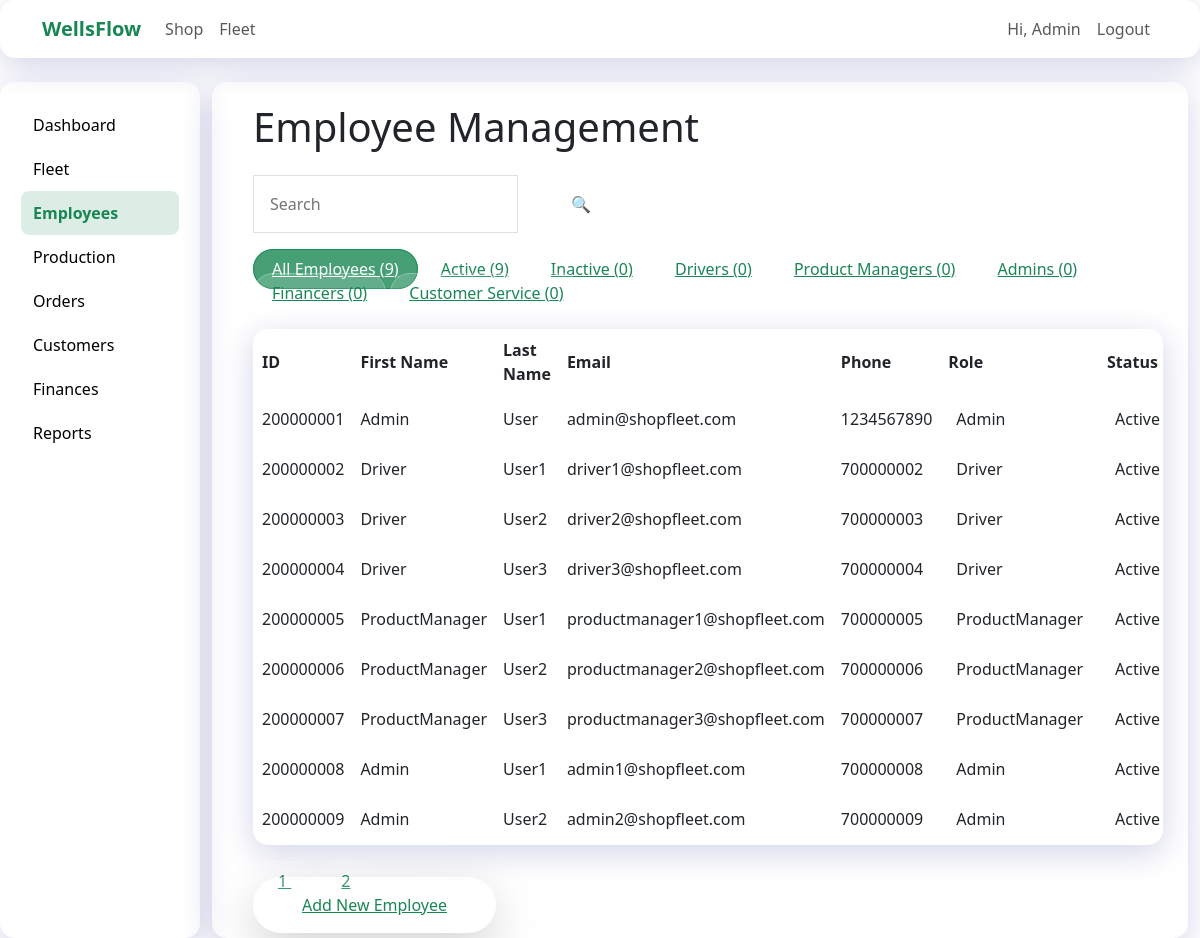
/employees (signed in), run on an earlier commit of the app's database.
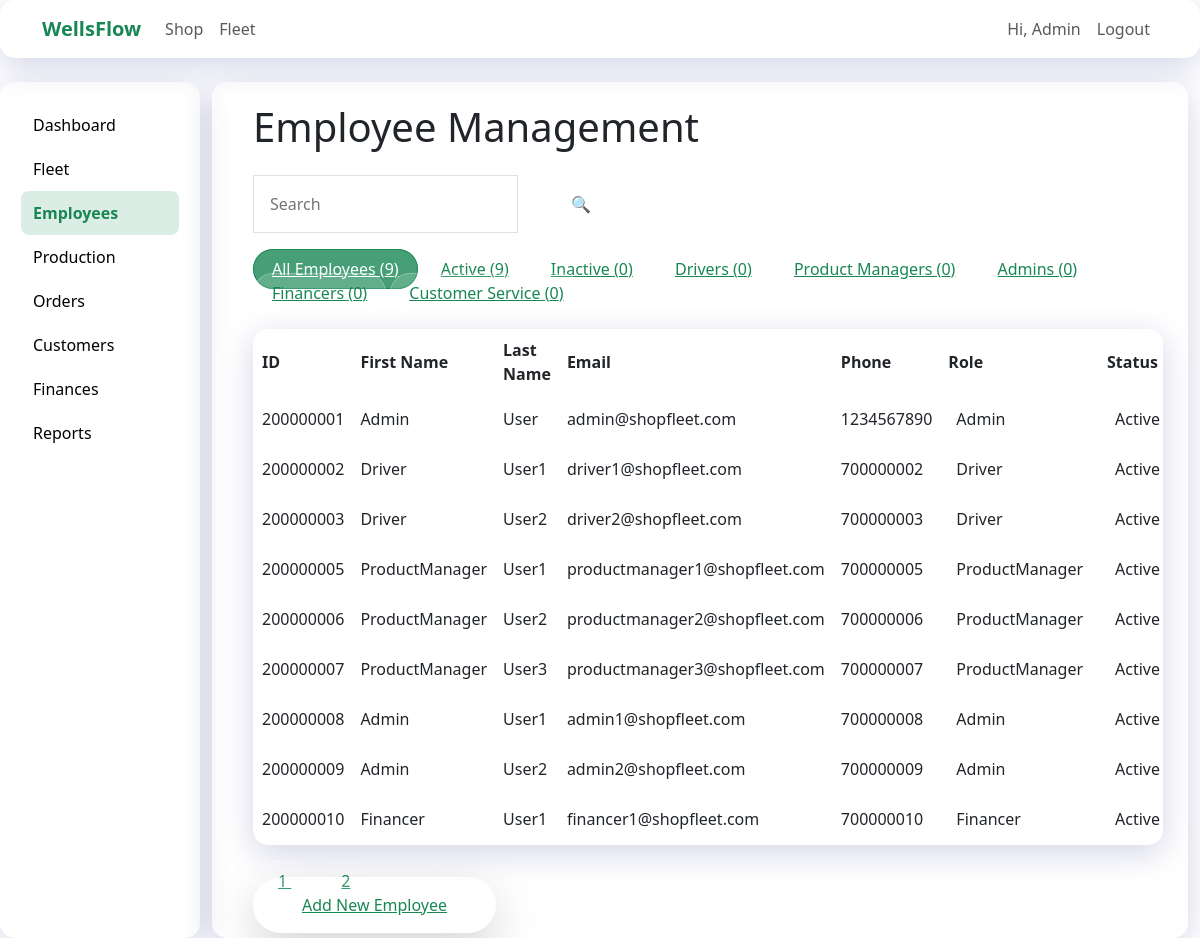
And on a later commit of the database.
### tables this page shows
CREATE TABLE `Employees` (
	`employee_id` integer primary key NOT NULL UNIQUE,
	`first_name` TEXT NOT NULL,
	`last_name` TEXT NOT NULL,
	`phone_number` INTEGER NOT NULL,
	`email` TEXT NOT NULL UNIQUE,
	`password` TEXT NOT NULL,
	`otp` TEXT NOT NULL,
	`otp_timestamp` REAL NOT NULL,
	`location` TEXT NOT NULL,
	`role` TEXT NOT NULL DEFAULT 'Customer',
	`status` TEXT NOT NULL DEFAULT 'Inactive',
	`last_login` REAL NOT NULL
, username TEXT);

### routes/employees.py (the view)
@employees_bp.route("/employees")
@login_required
def employees_home():
    if current_user.role != "Admin":
        flash("⛔ Access denied. Admins only.", "error")
        return redirect(url_for("home"))
    search = request.args.get("search", "")
    filter_role = request.args.get("filter", "")
    page = int(request.args.get("page", 1))
    per_page = 9
    offset = (page - 1) * per_page
    conn = get_db_connection()
    query = """
        SELECT employee_id AS id,
               first_name AS fname,
               last_name AS lname,
               phone_number,
               email,
               role,
               status
        FROM Employees
    """
    params = []
    where_clauses = []
    if search:
        where_clauses.append("(first_name LIKE ? OR last_name LIKE ?)")
        params.extend([f"%{search}%", f"%{search}%"])
    valid_status_filters = ["Active", "On-leave", "Off", "Inactive"]
    if filter_role in valid_status_filters:
        where_clauses.append("status = ?")
        params.append(filter_role)
    else:
        role_map = {
            "Drivers": "Driver",
            "Product Managers": "Product Manager",
            "Admins": "Admin",
            "Financers": "Financer",
            "Customer Service": "Customer Service"
        }
        db_role = role_map.get(filter_role, filter_role)
        if db_role:
            where_clauses.append("role = ?")
            params.append(db_role)
    if where_clauses:
        query += " WHERE " + " AND ".join(where_clauses)
    query += " LIMIT ? OFFSET ?"
    params.extend([per_page, offset])
    employees = conn.execute(query, params).fetchall()
    count_query = "SELECT COUNT(*) FROM Employees"
    count_params = []
    count_where_clauses = []
    if search:
        count_where_clauses.append("(first_name LIKE ? OR last_name LIKE ?)")
        count_params.extend([f"%{search}%", f"%{search}%"])
    if filter_role in valid_status_filters:
        count_where_clauses.append("status = ?")
        count_params.append(filter_role)
    else:
        db_role = role_map.get(filter_role, filter_role)
        if db_role:
            count_where_clauses.append("role = ?")
            count_params.append(db_role)
    if count_where_clauses:
        count_query += " WHERE " + " AND ".join(count_where_clauses)
    total = conn.execute(count_query, count_params).fetchone()[0]
    conn.close()
    total_pages = (total // per_page) + (1 if total % per_page else 0)
    current_filter = filter_role
    return render_template(
        "fleet/adminside_fleet/employees.html",
        employees=employees,
        search=search,
        current_filter=current_filter,
        filter_role=filter_role,
        page=page,
        total_pages=total_pages
    )

### app.py (called while the page is built)
@login_manager.user_loader
def load_user(user_id):
    conn = sqlite3.connect(shopfleetdb)
    conn.row_factory = sqlite3.Row
    cursor = conn.cursor()
    cursor.execute(
        "SELECT user_id, first_name, last_name, email, 'customer' as role FROM Users WHERE user_id = ?",
        (user_id,),
    )
    row = cursor.fetchone()
    if row:
        conn.close()
        return UserObject(row['user_id'], row['first_name'], row['last_name'], row['email'], row['role'])
    cursor.execute(
        "SELECT employee_id, first_name, last_name, email, role, username FROM Employees WHERE employee_id = ?",
        (user_id,),
    )
    row = cursor.fetchone()
    conn.close()
    if row:
        return UserObject(row['employee_id'], row['first_name'], row['last_name'], row['email'], row['role'], row['username'])
    return None

### routes/employees.py (called while the page is built)
def get_db_connection():
    conn = sqlite3.connect(DB_PATH)
    conn.row_factory = sqlite3.Row
    return conn

### user_object.py (called while the page is built)
    @property
    def fname(self):
        if self.role != 'customer' and self.username:
            return self.username
        return self.first_name

### templates/fleet/adminside_fleet/employees.html (shortened to what this page needs)
{% extends "layout.html" %}
{% block content %}
<div class="container mx-2 sm:mx-4 md:mx-6 lg:mx-8 xl:mx-12 p-6 relative">
  <h1 class="text-3xl font-bold text-gray-800 mb-4">Employee Management</h1>
<div class="flex flex-col md:flex-row justify-between items-center mb-4 gap-2">
  <form method="GET" class="w-full md:w-2/3">
    <div class="flex gap-2">
      <input type="text" name="search" placeholder="Search" value="{{ search or '' }}"
             class="flex-1 p-3 rounded-full bg-white/20 backdrop-blur-md border border-white/20 focus:outline-none focus:ring-2 focus:ring-green-500 text-gray-800">
      <button type="submit" class="btn-glass px-5 py-3 bg-blue-600 hover:bg-blue-700 text-white rounded-full">
        🔍
      </button>
    </div>
  </form>
</div>
  {% set total_emp = employees|length %}
  {% set active_emp = employees|selectattr("status", "equalto", "Active")|list|length %}
  {% set roles = employees|groupby("role")|list|length %}
  <div class="flex flex-wrap gap-2 mb-4">
    <a href="{{ url_for('employees.employees_home') }}" class="btn-glass {{ 'active' if not current_filter else '' }}">All Employees ({{ total_emp }})</a>
    <a href="{{ url_for('employees.employees_home', filter='Active') }}" class="btn-glass {{ 'active' if current_filter == 'Active' else '' }}">Active ({{ active_emp }})</a>
    <a href="{{ url_for('employees.employees_home', filter='Inactive') }}" class="btn-glass {{ 'active' if current_filter == 'Inactive' else '' }}">Inactive ({{ total_emp - active_emp }})</a>
    <a href="{{ url_for('employees.employees_home', filter='Drivers') }}" class="btn-glass {{ 'active' if current_filter == 'Drivers' else '' }}">Drivers ({{ employees|selectattr("role", "equalto", "Drivers")|list|length }})</a>
    <a href="{{ url_for('employees.employees_home', filter='Product Managers') }}" class="btn-glass {{ 'active' if current_filter == 'Product Managers' else '' }}">Product Managers ({{ employees|selectattr("role", "equalto", "Product Managers")|list|length }})</a>
    <a href="{{ url_for('employees.employees_home', filter='Admins') }}" class="btn-glass {{ 'active' if current_filter == 'Admins' else '' }}">Admins ({{ employees|selectattr("role", "equalto", "Admins")|list|length }})</a>
    <a href="{{ url_for('employees.employees_home', filter='Financers') }}" class="btn-glass {{ 'active' if current_filter == 'Financers' else '' }}">Financers ({{ employees|selectattr("role", "equalto", "Financers")|list|length }})</a>
    <a href="{{ url_for('employees.employees_home', filter='Customer Service') }}" class="btn-glass {{ 'active' if current_filter == 'Customer Service' else '' }}">Customer Service ({{ employees|selectattr("role", "equalto", "Customer Service")|list|length }})</a>
  </div>
  <div class="glass-card overflow-x-auto rounded-xl mb-4">
    <table class="w-full text-left text-gray-800 whitespace-nowrap">
      <thead>
        <tr class="border-b border-white/20">
          <th class="p-2 font-semibold bg-white/10 backdrop-blur-sm">ID</th>
          <th class="p-2 font-semibold bg-white/10 backdrop-blur-sm">First Name</th>
          <th class="p-2 font-semibold bg-white/10 backdrop-blur-sm">Last Name</th>
          <th class="p-2 font-semibold bg-white/10 backdrop-blur-sm">Email</th>
          <th class="p-2 font-semibold bg-white/10 backdrop-blur-sm">Phone</th>
          <th class="p-2 font-semibold bg-white/10 backdrop-blur-sm">Role</th>
          <th class="p-2 font-semibold bg-white/10 backdrop-blur-sm">Status</th>
        </tr>
      </thead>
      <tbody>
        {% for emp in employees %}
          <tr class="border-b border-white/10 hover:bg-white/5 transition-colors">
            <td class="p-2">{{ emp.id }}</td>
            <td class="p-2">{{ emp.fname }}</td>
            <td class="p-2">{{ emp.lname }}</td>
            <td class="p-2">{{ emp.email }}</td>
            <td class="p-2">{{ emp.phone_number }}</td>
            <td class="p-2">
              <span class="px-2 py-1 rounded-full text-xs font-medium bg-blue-100 text-blue-800">
                {{ emp.role }}
              </span>
            </td>
            <td class="p-2">
              <span class="px-2 py-1 rounded-full text-xs font-medium
                {% if emp.status == 'Active' %}bg-green-100 text-green-800
                {% else %}bg-red-100 text-red-800{% endif %}">
                {{ emp.status }}
              </span>
            </td>
          </tr>
        {% else %}
          <tr>
            <td colspan="9" class="p-6 text-center text-gray-500">
              No employees found{% if filter_role %} with role "{{ filter_role }}"{% endif %}.
            </td>
          </tr>
        {% endfor %}
      </tbody>
    </table>
  </div>
  <div class="flex justify-center flex-wrap gap-2 mt-8 mb-20">
    {% for p in range(1, total_pages + 1) %}
      <a href="{{ url_for('employees.employees_home', page=p) }}"
         class="px-4 py-2 rounded-full {{ 'bg-blue-600 text-green-800 font-medium' if p == current_page else 'btn-glass' }}">
        {{ p }}
      </a>
    {% endfor %}
  </div>
  <div class="fixed bottom-6 right-6 z-10">
    <a href="{{ url_for('employees.add_employee') }}" class="btn-glass px-5 py-3 text-green-800 bg-blue-600 hover:bg-blue-700 transition rounded-full shadow-lg flex items-center gap-2 whitespace-nowrap">
      Add New Employee
    </a>
  </div>
</div>
{% endblock %}

### templates/fleet/layout.html (shortened to what this page needs)
<!DOCTYPE html>
<html lang="en">
<head>
  <link href="https://cdn.jsdelivr.net/npm/bootstrap@5.3.0/dist/css/bootstrap.min.css" rel="stylesheet"/>
</head>
<body>
<nav class="navbar navbar-expand-lg glass-card mb-4">
  <div class="container">
    <a class="navbar-brand text-success fw-bold" href="/">WellsFlow</a>
    <div class="collapse navbar-collapse">
      <ul class="navbar-nav me-auto">
        <li class="nav-item"><a class="nav-link" href="/shop">Shop</a></li>
        <li class="nav-item"><a class="nav-link" href="/fleet">Fleet</a></li>
      </ul>
      <ul class="navbar-nav">
        {% if current_user.is_authenticated %}
          <li class="nav-item">
            <span class="nav-link">Hi, {{ current_user.fname or current_user.first_name or 'User' }}</span>
          </li>
          <li class="nav-item">
            <a class="nav-link" href="{{ url_for('auth.logout') }}">Logout</a>
          </li>
        {% endif %}
      </ul>
    </div>
  </div>
</nav>
<div class="container-fluid">
  <section class="row">
    <div class="col-md-2 glass-card sidebar">
      <ul class="nav flex-column">
        <li class="nav-item"><a class="nav-link" href="/dashboard">Dashboard</a></li>
        <li class="nav-item"><a class="nav-link" href="/vehiclesmanagefleet">Fleet</a></li>
        <li class="nav-item"><a class="nav-link" href="/employees">Employees</a></li>
        <li class="nav-item"><a class="nav-link" href="/manageproduction">Production</a></li>
        <li class="nav-item"><a class="nav-link" href="/orders">Orders</a></li>
        <li class="nav-item"><a class="nav-link" href="/customers">Customers</a></li>
        <li class="nav-item"><a class="nav-link" href="/finances">Finances</a></li>
        <li class="nav-item"><a class="nav-link" href="/reports">Reports</a></li>
      </ul>
    </div>
    <div class="col-md-10">
      <div class="glass-card content">
        {% block content %}
        {% endblock %}
      </div>
    </div>
  </section>
</div>
</body>
</html>

### templates/fleet/layout.html (style rules this page uses)
body { background: #ffffff; min-height: 100vh; }
.glass-card { background: rgba(255, 255, 255, 0.2); border-radius: 15px; box-shadow: 0 8px 32px rgba(31, 38, 135, 0.2); border: 1px solid rgba(255, 255, 255, 0.18); transition: transform 0.2s ease, box-shadow 0.2s ease; }
.btn-glass { background: rgba(255, 255, 255, 0.15); border: 1px solid rgba(255, 255, 255, 0.25); color: #198754; border-radius: 30px; padding: 8px 18px; font-weight: 500; transition: all 0.2s ease-in-out; }
.btn-glass:hover, .btn-glass.active { background: rgba(25, 135, 84, 0.8); color: white; border-color: rgba(25, 135, 84, 0.9); }
.sidebar .nav-link { border-radius: 8px; padding: 10px 12px; transition: background 0.2s ease; color: #000; font-weight: 500; }
.sidebar .nav-link:hover, .sidebar .nav-link.active { background: rgba(25, 135, 84, 0.15); color: #198754; font-weight: 600; }
.sidebar { min-height: 100vh; padding: 20px; }
.content { padding: 20px; }

What changed in the data, as far as the page shows it:
removed Employees: id "200000004", fname "Driver", lname "User3", email "driver3@shopfleet.com", phone_number "700000004", role "Driver", status "Active"
now on this page (row unchanged): Employees: id "200000010", fname "Financer", lname "User1", email "financer1@shopfleet.com", phone_number "700000010", role "Financer", status "Active"
